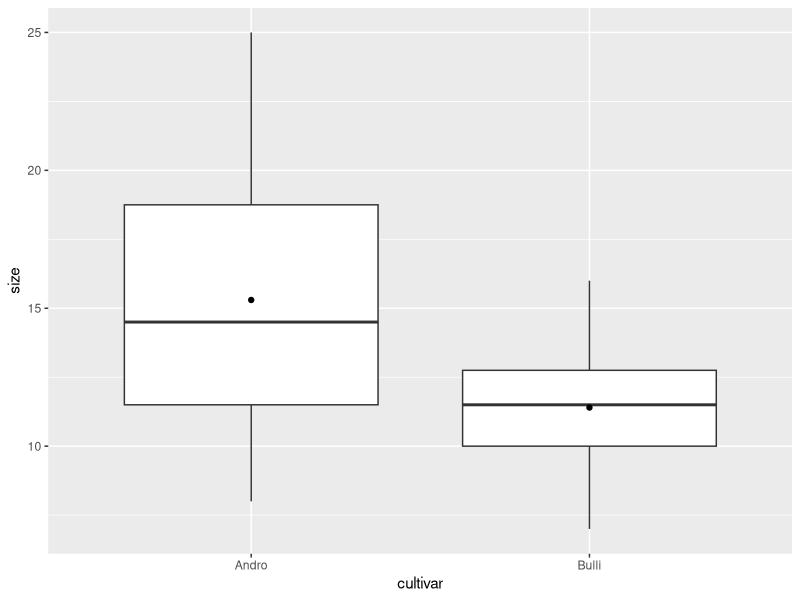
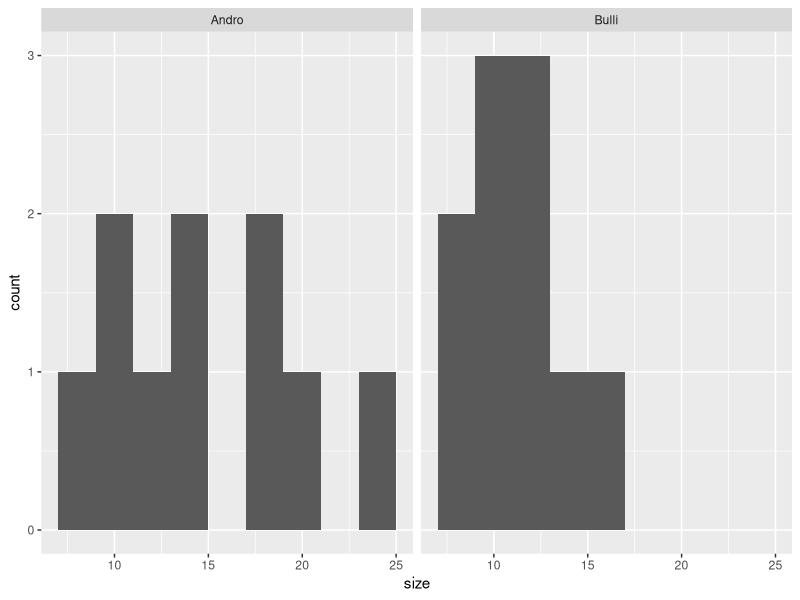

Reproduce these figures in R, in order.
## ---- chunk 1
# Je 10 Messwerte für die Sorten Andro und Bulli zu einem Data Frame im long-Format verbinden 

# Messwerte von der Sorte Andro
a <- c(20, 19, 25, 10, 8, 15, 13, 18, 11, 14) 

# Messwerte von der Sorte Bulli
b <- c(12, 15, 16, 7, 8, 10, 12, 11, 13, 10) 

# Bezeichnug der Sorten in der Tabelle
cultivar <- factor(rep( c("Andro", "Bulli"), each = 10))

# Data frame erstellen 
blume <- data.frame("cultivar" = cultivar, "size" = c(a, b) ) 
## ---- chunk 2
# Boxplots
library(ggplot2)

ggplot(blume, aes(x = cultivar, y = size)) +
  geom_boxplot() +
    stat_summary(fun = mean, geom = "point") # Mittelwerte hinzufügen
## ---- chunk 3
# Histogramme
ggplot(blume, aes(x = size)) +
  geom_histogram(binwidth = 2) +
  facet_wrap(~ cultivar)
## ---- chunk 4
# Alternativ kann man die Werte auch direkt in die t.test()-Funktion eingeben:
# t.test(a, b)

# Zweiseitig "Test auf Andro ≠ Bullie" (default)
t.test(size ~ cultivar, data = blume) 
## ---- chunk 5
# Reihenfolge factor level Cultivar
levels(blume$cultivar)

# Einseitig "Test auf Andro > Bulli"
t.test(size ~ cultivar, alternative = "greater",  data = blume)

# Einseitig "Test auf Andro < Bulli"
t.test(size ~ cultivar, alternative = "less",  data = blume) 
## ---- chunk 6
# Varianzen gleich: klassischer t-Test
t.test(size ~ cultivar, var.equal = TRUE, data = blume)

# Varianzen ungleich: Welch's t-Test (siehe Titelzeile des R-Outputs!)
t.test(size ~ cultivar, data = blume) # dasselbe wie var.equal = FALSE
## ---- chunk 7
# für gepaarten t-Test funktioniert Notation "size ~ cultivar" nicht (mehr)
t.test(blume$size[blume$cultivar == "Andro"], 
       blume$size[blume$cultivar == "Bulli"], 
       paired = TRUE)
## ---- chunk 8
wilcox.test(size ~ cultivar, data = blume) 
## ---- chunk 9
# Anzahl gewählte Frauen im Nationalrat (≙ 38.5 %; Stand 2023)
binom.test(77, 200, p = 0.5) 

# Anzahl gewählte Männer im Nationalrat (≙ 61.5 %; Stand 2023)
binom.test(123, 200, p = 0.5) 
## ---- chunk 10
binom.test( c(123, 77), p = 0.5) 

# Entspricht die Anzahl Kandidatinnen (≙ 41 %; Stand 2023) dem Anteil Frauen 
# in der Bevölkerung ?
binom.test( c(2399, 3500), p = 0.5) 

# Entspricht der Anteil gewählter Frauen dem Anteil kandidierender Frauen ?
binom.test(77, 200, p = 0.407) 
## ---- chunk 11
# Matrix mit Haarfarbe&Augenfarbe-Kombinationen erstellen
# 38 blond & blau, 14 dunkel & blau, 11 blond & braun, 51 dunkel & braun
count <- matrix( c(38, 14, 11, 51), nrow = 2)
count 

# Benennen für Übersicht
rownames(count) <- c("blond", "dunkel") 
colnames(count) <- c("blau", "braun")

count

# Tests durchführen
chisq.test(count)
fisher.test(count)
